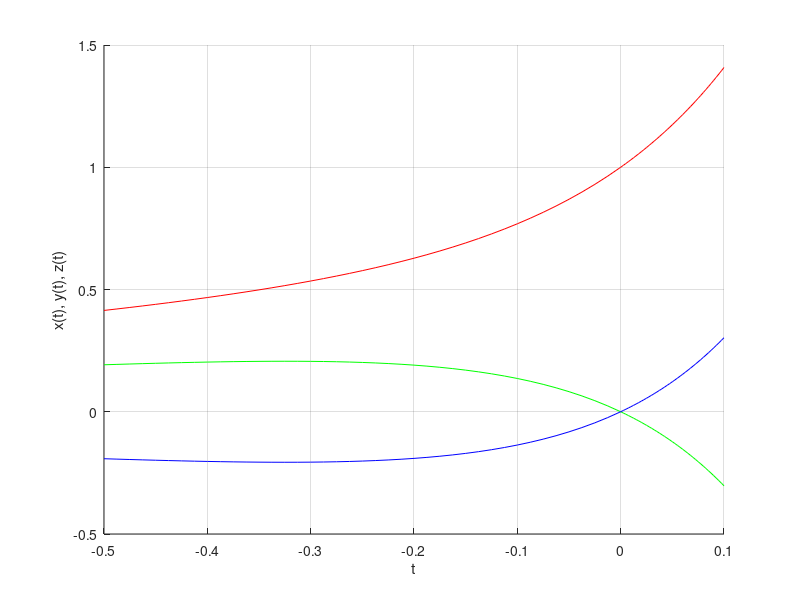

Here is the MATLAB script that generated this plot:
clear
clc
y1_0 = 1;
y2_0 = 0;
y3_0 = 0;
%primera parte del grafico
[T1,Y1] = ode45(@(t,y)[3*y(1)-2*y(2)+2*y(3)
                    -2*y(1)+3*y(2)-2*y(3)
                    2*y(1)-2*y(2)+3*y(3)],[0 -0.5],[y1_0 y2_0 y3_0]);
%segunda parte del grafico
[T2,Y2] = ode45(@(t,y)[3*y(1)-2*y(2)+2*y(3)
                    -2*y(1)+3*y(2)-2*y(3)
                    2*y(1)-2*y(2)+3*y(3)],[0 0.1],[y1_0 y2_0 y3_0]);
disp(flipud([T1,Y1(:,1),Y1(:,2),Y1(:,3)]));
disp([T2,Y2(:,1),Y2(:,2),Y2(:,3)]);
hold on
plot(T1,Y1(:,1),'-r');
plot(T2,Y2(:,1),'-r');
plot(T1,Y1(:,2),'-g');
plot(T2,Y2(:,2),'-g');
plot(T1,Y1(:,3),'-b');
plot(T2,Y2(:,3),'-b');
hold off
grid on
xlabel('t')
ylabel('x(t), y(t), z(t)')